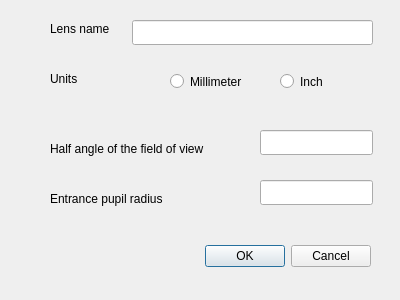
<?xml version="1.0" encoding="UTF-8"?>
<ui version="4.0">
 <class>NewDialog</class>
 <widget class="QDialog" name="NewDialog">
  <property name="geometry">
   <rect>
    <x>0</x>
    <y>0</y>
    <width>400</width>
    <height>300</height>
   </rect>
  </property>
  <property name="windowTitle">
   <string>Dialog</string>
  </property>
  <widget class="QDialogButtonBox" name="buttonBox">
   <property name="geometry">
    <rect>
     <x>30</x>
     <y>240</y>
     <width>341</width>
     <height>32</height>
    </rect>
   </property>
   <property name="orientation">
    <enum>Qt::Horizontal</enum>
   </property>
   <property name="standardButtons">
    <set>QDialogButtonBox::Cancel|QDialogButtonBox::Ok</set>
   </property>
  </widget>
  <widget class="QLineEdit" name="lineEdit">
   <property name="geometry">
    <rect>
     <x>132</x>
     <y>20</y>
     <width>241</width>
     <height>25</height>
    </rect>
   </property>
  </widget>
  <widget class="QLabel" name="label">
   <property name="geometry">
    <rect>
     <x>50</x>
     <y>20</y>
     <width>71</width>
     <height>17</height>
    </rect>
   </property>
   <property name="text">
    <string>Lens name</string>
   </property>
  </widget>
  <widget class="QRadioButton" name="radioButton">
   <property name="geometry">
    <rect>
     <x>170</x>
     <y>70</y>
     <width>96</width>
     <height>23</height>
    </rect>
   </property>
   <property name="text">
    <string>Millimeter</string>
   </property>
  </widget>
  <widget class="QRadioButton" name="radioButton_2">
   <property name="geometry">
    <rect>
     <x>280</x>
     <y>70</y>
     <width>96</width>
     <height>23</height>
    </rect>
   </property>
   <property name="text">
    <string>Inch</string>
   </property>
  </widget>
  <widget class="QLabel" name="label_2">
   <property name="geometry">
    <rect>
     <x>50</x>
     <y>70</y>
     <width>54</width>
     <height>17</height>
    </rect>
   </property>
   <property name="text">
    <string>Units</string>
   </property>
  </widget>
  <widget class="QLineEdit" name="lineEdit_2">
   <property name="geometry">
    <rect>
     <x>260</x>
     <y>130</y>
     <width>113</width>
     <height>25</height>
    </rect>
   </property>
  </widget>
  <widget class="QLineEdit" name="lineEdit_3">
   <property name="geometry">
    <rect>
     <x>260</x>
     <y>180</y>
     <width>113</width>
     <height>25</height>
    </rect>
   </property>
  </widget>
  <widget class="QLabel" name="label_3">
   <property name="geometry">
    <rect>
     <x>50</x>
     <y>140</y>
     <width>171</width>
     <height>17</height>
    </rect>
   </property>
   <property name="text">
    <string>Half angle of the field of view</string>
   </property>
  </widget>
  <widget class="QLabel" name="label_4">
   <property name="geometry">
    <rect>
     <x>50</x>
     <y>190</y>
     <width>161</width>
     <height>17</height>
    </rect>
   </property>
   <property name="text">
    <string>Entrance pupil radius</string>
   </property>
  </widget>
 </widget>
 <resources/>
 <connections>
  <connection>
   <sender>buttonBox</sender>
   <signal>accepted()</signal>
   <receiver>NewDialog</receiver>
   <slot>accept()</slot>
   <hints>
    <hint type="sourcelabel">
     <x>248</x>
     <y>254</y>
    </hint>
    <hint type="destinationlabel">
     <x>157</x>
     <y>274</y>
    </hint>
   </hints>
  </connection>
  <connection>
   <sender>buttonBox</sender>
   <signal>rejected()</signal>
   <receiver>NewDialog</receiver>
   <slot>reject()</slot>
   <hints>
    <hint type="sourcelabel">
     <x>316</x>
     <y>260</y>
    </hint>
    <hint type="destinationlabel">
     <x>286</x>
     <y>274</y>
    </hint>
   </hints>
  </connection>
 </connections>
</ui>
